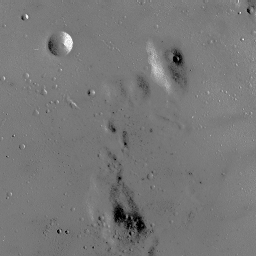
#> input picture Q5/EECS 332 - Computer Vision/MP_3/moon.bmp, 256 x 256 px
$ jupyter execute main.ipynb
#> lines starting #> are read from the running program, lines starting #| are printed output that depends on the picture
[cell 1]
import numpy as np
import matplotlib.pyplot as plt

from PIL import Image

[cell 2]
# FUNCTION DEFINITIONS (GRAYSCALE IMAGE TRANSFORM)

def img_to_gray(file_name):
    '''Converts an image file to a grayscale image'''
#> called with file_name = 'moon.bmp'
    image = Image.open(file_name)
#> image is the input picture: PIL image 256x256 RGB; min 0, max 255, mean 119.7
    image_in = image.convert('L')
    return image_in

def img_to_arr(grayed_image):
    """Converts an image (grayed or not) into an array"""
    if type(grayed_image) == str: grayed_image = img_to_gray(grayed_image)
    arr = np.asarray(grayed_image)
#     return arr.flatten
    return arr

def plot_hist(arr, bins=256):
    """Plots a histogram"""
    plt.hist(arr, bins=bins)

def plot_graph(arr):
    """Plots a graph"""
    plt.plot(arr)

def count_hist_values(arr):
    """Sums the count of pixels per sensitivity"""
    count_arr = np.zeros(256)
#> count_arr = 256 values from 0 to 0
    for each in arr: count_arr[each] += 1
#> this loop made 65536 passes
#> each on passes 1 to 3: 123, 131, 123
#> after the loop, count_arr = 256 values, max 5145 at index 120, min 0 at index 1, mean 256
    return count_arr

def iter_array(arr):
    """Sums the successive count"""
    next_val = iter(arr)
    myList = [next(next_val)]
#> myList = [99]
    for each in next_val:
        myList.append(each + myList[-1])
#> this loop made 255 passes
#> each on passes 2 to 4: 8, 6, 9
#> after the loop, myList = 256 values from 99 to 65536
    myArr = np.array(myList)
#> myArr = 256 values from 99 to 65536
    return myArr

def iter_result(file_name):
    """Result of iter_array on picture"""
    result = iter_array(count_hist_values(img_to_arr(file_name).flatten()))
#> result = 256 values from 99 to 65536
    return result

def normalize_res(arr):
    """Values between 0 and 255 for image processing"""
    sensitivity = 255 * (arr - arr.min())
#> sensitivity = 256 values from 0 to 16686435
    arr = (sensitivity / (arr.max() - arr.min())).astype('uint8')
#> arr = 256 values from 0 to 255
    return arr

def equalize(arr, file_name):
    """Create new image from old"""
    equalized = arr[img_to_arr(file_name).flatten()]
    return equalized

def original(file_name):
    """Showcase original"""
    image1 = img_to_arr(file_name)
    return Image.fromarray(image1)

def final(file_name):
    """Showcase results"""
    image1 = img_to_arr(file_name)
    image2 = equalize(arr=normalize_res((iter_result(file_name))),
                      file_name=file_name)
#     return image2
    image2 = np.reshape(image2, image1.shape)
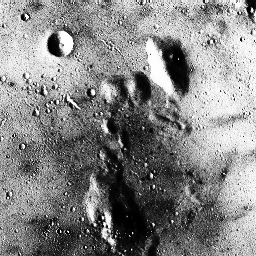
#> image2: shape (256, 256); min 0, max 255, mean 133.1
#     return image1, image2
    return Image.fromarray(image2)

[cell 3]
original('moon.bmp')

[cell 4]
final('moon.bmp')

[cell 5]
moon = img_to_arr('moon.bmp').flatten()
plot_hist(moon, 50)
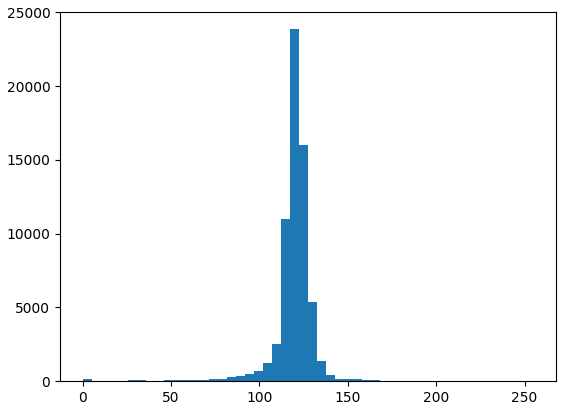
#> figure drawn by matplotlib, 1 panel; tallest bar 23853 high, from x = 117.3 to 122.4

[cell 6]
plot_graph(count_hist_values(moon))
#> the loop in count_hist_values (call 2), `for each in arr: count_arr[each] += 1` made 65536 passes
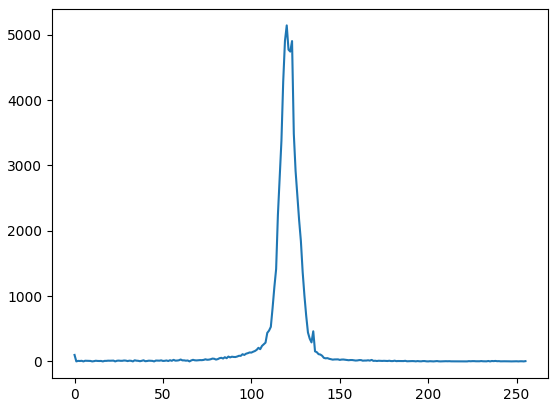
#> figure drawn by matplotlib, 1 panel; curve peaks at x = 120, y = 5145

[cell 7]
plot_graph(iter_result('moon.bmp'))
#> the loop in iter_array (call 2), `for each in next_val:` made 255 passes
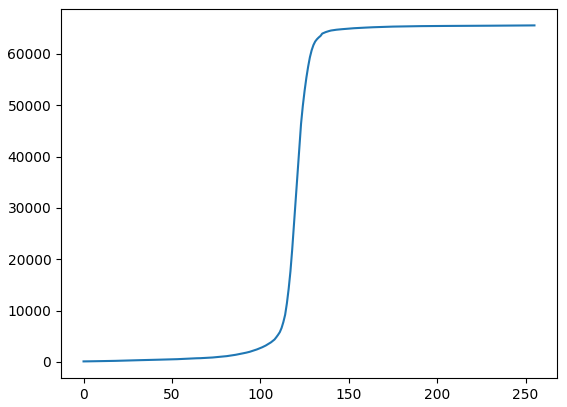
#> figure drawn by matplotlib, 1 panel; curve peaks at x = 255, y = 65536

[cell 8]
plot_graph(normalize_res(iter_result('moon.bmp')))
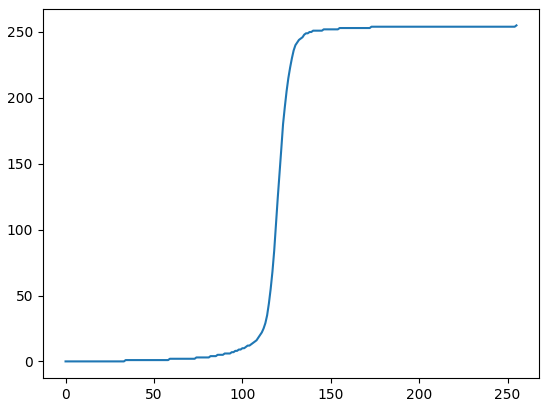
#> figure drawn by matplotlib, 1 panel; curve peaks at x = 255, y = 255

[cell 9]
plot_hist(arr=equalize(normalize_res(iter_result('moon.bmp')), 'moon.bmp'))
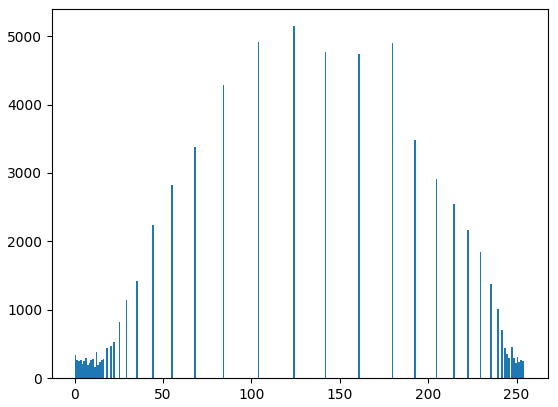
#> figure drawn by matplotlib, 1 panel; tallest bar 5145 high, from x = 123.5 to 124.5
